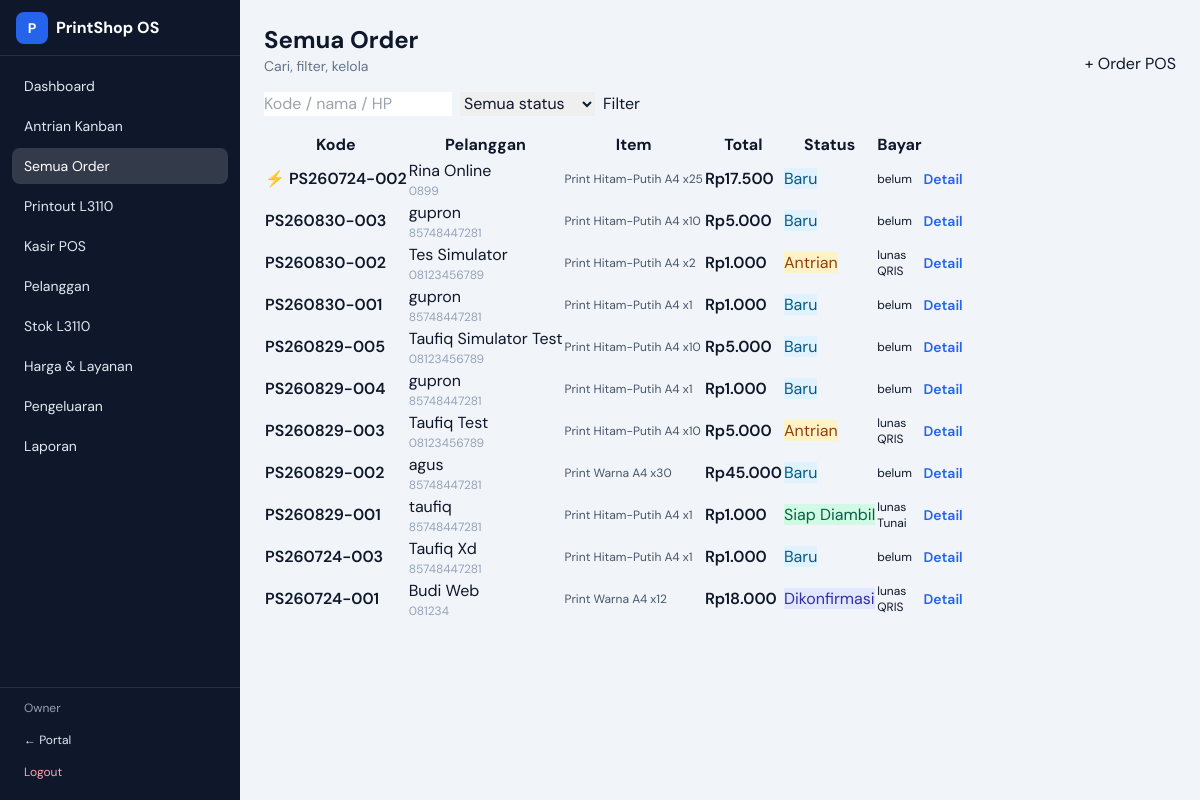
Page /admin/orders (signed in) on the committed database.
### tables this page shows
CREATE TABLE users (
                    id INTEGER PRIMARY KEY AUTOINCREMENT,
                    username TEXT UNIQUE NOT NULL,
                    password_hash TEXT NOT NULL,
                    full_name TEXT,
                    role TEXT NOT NULL DEFAULT 'admin',
                    created_at TEXT NOT NULL
                );

CREATE TABLE orders (
                    id INTEGER PRIMARY KEY AUTOINCREMENT,
                    code TEXT UNIQUE NOT NULL,
                    track_token TEXT UNIQUE NOT NULL,
                    customer_id INTEGER,
                    customer_name TEXT NOT NULL,
                    customer_phone TEXT,
                    customer_email TEXT,
                    source TEXT NOT NULL DEFAULT 'web',
                    priority INTEGER NOT NULL DEFAULT 0,
                    status TEXT NOT NULL DEFAULT 'baru',
                    payment_status TEXT NOT NULL DEFAULT 'belum',
                    payment_method TEXT,
                    paid_amount INTEGER NOT NULL DEFAULT 0,
                    subtotal INTEGER NOT NULL DEFAULT 0,
                    discount INTEGER NOT NULL DEFAULT 0,
                    addons_total INTEGER NOT NULL DEFAULT 0,
                    tax INTEGER NOT NULL DEFAULT 0,
                    total INTEGER NOT NULL DEFAULT 0,
                    notes TEXT DEFAULT '',
                    internal_notes TEXT DEFAULT '',
                    due_at TEXT,
                    eta_minutes INTEGER,
                    created_at TEXT NOT NULL,
                    updated_at TEXT NOT NULL,
                    completed_at TEXT,
                    FOREIGN KEY(customer_id) REFERENCES customers(id)
                );

### app/routers/admin.py (the view)
@router.get("/orders", response_class=HTMLResponse)
async def orders_list(request: Request, q: str = "", status: str = ""):
    user = current_user(request)
    if not user:
        return RedirectResponse("/admin/login", status_code=303)
    orders = db.list_orders(status=status or None, q=q or None, limit=100)
    return templates.TemplateResponse(
        "admin/orders.html",
        {
            "request": request,
            "user": user,
            "orders": orders,
            "q": q,
            "status": status,
        },
    )

### app/templates/admin/orders.html (shortened to what this page needs)
{% extends "base_admin.html" %}
{% block content %}
<div class="flex flex-col sm:flex-row sm:items-end justify-between gap-3 mb-4">
  <div>
    <h1 class="text-2xl font-bold">Semua Order</h1>
    <p class="text-sm text-slate-500">Cari, filter, kelola</p>
  </div>
  <a href="/admin/pos" class="btn btn-primary">+ Order POS</a>
</div>
<form class="flex flex-wrap gap-2 mb-4" method="get">
  <input class="input max-w-xs" name="q" value="{{ q }}" placeholder="Kode / nama / HP">
  <select class="input max-w-[180px]" name="status">
    <option value="">Semua status</option>
  </select>
  <button class="btn btn-secondary" type="submit">Filter</button>
</form>
<div class="table-wrap">
  <table class="data">
    <thead>
      <tr>
        <th>Kode</th><th>Pelanggan</th><th>Item</th><th>Total</th><th>Status</th><th>Bayar</th><th></th>
      </tr>
    </thead>
    <tbody>
      {% for o in orders %}
      <tr>
        <td class="font-semibold whitespace-nowrap">
          {% if o.priority %}<span class="text-amber-500">⚡</span>{% endif %}
          {{ o.code }}
        </td>
        <td>
          <div>{{ o.customer_name }}</div>
          <div class="text-xs text-slate-400">{{ o.customer_phone or '' }}</div>
        </td>
        <td class="text-xs text-slate-600 max-w-[220px]">{{ summarize_items(o) }}</td>
        <td class="font-semibold whitespace-nowrap">{{ rupiah(o.total) }}</td>
        <td><span class="badge {{ status_colors.get(o.status) }}">{{ status_labels.get(o.status) }}</span></td>
        <td class="text-xs">{{ o.payment_status }}{% if o.payment_method %}<br>{{ o.payment_method }}{% endif %}</td>
        <td><a class="text-blue-600 text-sm font-semibold" href="/admin/orders/{{ o.id }}">Detail</a></td>
      </tr>
      {% else %}
      <tr><td colspan="7" class="text-center text-slate-400 py-8">Belum ada order</td></tr>
      {% endfor %}
    </tbody>
  </table>
</div>
{% endblock %}

### app/templates/base_admin.html (shortened to what this page needs)
<!DOCTYPE html>
<html lang="id">
<head>
  <script src="https://cdn.tailwindcss.com"></script>
  <link rel="stylesheet" href="/static/css/app.css">
</head>
<body class="bg-slate-100 text-slate-900 font-sans antialiased min-h-screen">
  <div class="min-h-screen flex">
    <aside class="hidden md:flex w-60 flex-col bg-brand-900 text-slate-200">
      <div class="h-14 px-4 flex items-center gap-2 border-b border-white/10 font-bold text-white">
        <span class="w-8 h-8 rounded-lg bg-brand-600 grid place-items-center text-sm">P</span>
        PrintShop OS
      </div>
      <nav class="flex-1 p-3 space-y-1 text-sm">
        {% set nav_items = [
          ('/admin', 'Dashboard'),
          ('/admin/kanban', 'Antrian Kanban'),
          ('/admin/orders', 'Semua Order'),
          ('/admin/print-jobs', 'Printout L3110'),
          ('/admin/pos', 'Kasir POS'),
          ('/admin/customers', 'Pelanggan'),
          ('/admin/inventory', 'Stok L3110'),
          ('/admin/services', 'Harga & Layanan'),
          ('/admin/expenses', 'Pengeluaran'),
          ('/admin/reports', 'Laporan'),
        ] %}
        {% for href, label in nav_items %}
        <a href="{{ href }}" class="block px-3 py-2 rounded-lg hover:bg-white/10 {% if request.url.path == href or (href != '/admin' and request.url.path.startswith(href)) %}bg-white/15 text-white{% endif %}">{{ label }}</a>
        {% endfor %}
      </nav>
      <div class="p-3 border-t border-white/10 text-xs">
        <div class="px-3 mb-2 text-slate-400">{{ user.full_name or user.username }}</div>
        <a href="/" class="block px-3 py-2 rounded-lg hover:bg-white/10">← Portal</a>
        <a href="/admin/logout" class="block px-3 py-2 rounded-lg hover:bg-white/10 text-rose-300">Logout</a>
      </div>
    </aside>
    <div class="flex-1 flex flex-col min-w-0">
      <main class="flex-1 p-4 md:p-6">
        {% block content %}{% endblock %}
      </main>
    </div>
  </div>
</body>
</html>

### app/static/css/app.css (style rules this page uses)
:root { color-scheme: light; }
body { font-feature-settings: "ss01" on; }
.badge { @apply inline-flex items-center px-2 py-0.5 rounded-full text-xs font-semibold; }
.btn { @apply inline-flex items-center justify-center gap-2 px-4 py-2 rounded-xl text-sm font-semibold transition; }
.btn-primary { @apply bg-blue-600 text-white hover:bg-blue-700; }
.btn-secondary { @apply bg-slate-100 text-slate-800 hover:bg-slate-200; }
.input { @apply w-full rounded-xl border border-slate-300 px-3 py-2 text-sm focus:outline-none focus:ring-2 focus:ring-blue-500 focus:border-blue-500 bg-white; }
.table-wrap { @apply overflow-x-auto rounded-2xl border border-slate-200 bg-white; }
table.data { @apply w-full text-sm; }
table.data th { @apply text-left px-3 py-2 bg-slate-50 text-slate-500 font-semibold border-b; }
table.data td { @apply px-3 py-2 border-b border-slate-100 align-top; }

### rows in the picture
users: full_name "Owner"
orders: code "PS260724-002", customer_name "Rina Online", customer_phone "0899", summarize_items "Print Hitam-Putih A4 x25", total "Rp17.500", get "Baru", payment_status "belum"
orders: code "PS260830-003", customer_name "gupron", customer_phone "85748447281", summarize_items "Print Hitam-Putih A4 x10", total "Rp5.000", get "Baru", payment_status "belum"
orders: code "PS260830-002", customer_name "Tes Simulator", customer_phone "08123456789", summarize_items "Print Hitam-Putih A4 x2", total "Rp1.000", get "Antrian", payment_status "lunas", payment_method "QRIS"
orders: code "PS260830-001", customer_name "gupron", customer_phone "85748447281", summarize_items "Print Hitam-Putih A4 x1", total "Rp1.000", get "Baru", payment_status "belum"
orders: code "PS260829-005", customer_name "Taufiq Simulator Test", customer_phone "08123456789", summarize_items "Print Hitam-Putih A4 x10", total "Rp5.000", get "Baru", payment_status "belum"
orders: code "PS260829-004", customer_name "gupron", customer_phone "85748447281", summarize_items "Print Hitam-Putih A4 x1", total "Rp1.000", get "Baru", payment_status "belum"
orders: code "PS260829-003", customer_name "Taufiq Test", customer_phone "08123456789", summarize_items "Print Hitam-Putih A4 x10", total "Rp5.000", get "Antrian", payment_status "lunas", payment_method "QRIS"
orders: code "PS260829-002", customer_name "agus", customer_phone "85748447281", summarize_items "Print Warna A4 x30", total "Rp45.000", get "Baru", payment_status "belum"
orders: code "PS260829-001", customer_name "taufiq", customer_phone "85748447281", summarize_items "Print Hitam-Putih A4 x1", total "Rp1.000", get "Siap Diambil", payment_status "lunas", payment_method "Tunai"
orders: code "PS260724-003", customer_name "Taufiq Xd", customer_phone "85748447281", summarize_items "Print Hitam-Putih A4 x1", total "Rp1.000", get "Baru", payment_status "belum"
orders: code "PS260724-001", customer_name "Budi Web", customer_phone "081234", summarize_items "Print Warna A4 x12", total "Rp18.000", get "Dikonfirmasi", payment_status "lunas", payment_method "QRIS"

### other values in the picture
{{ label }} "Dashboard" "Antrian Kanban" "Semua Order" "Printout L3110" "Kasir POS" "Pelanggan" "Stok L3110" "Harga & Layanan" "Pengeluaran" "Laporan"
